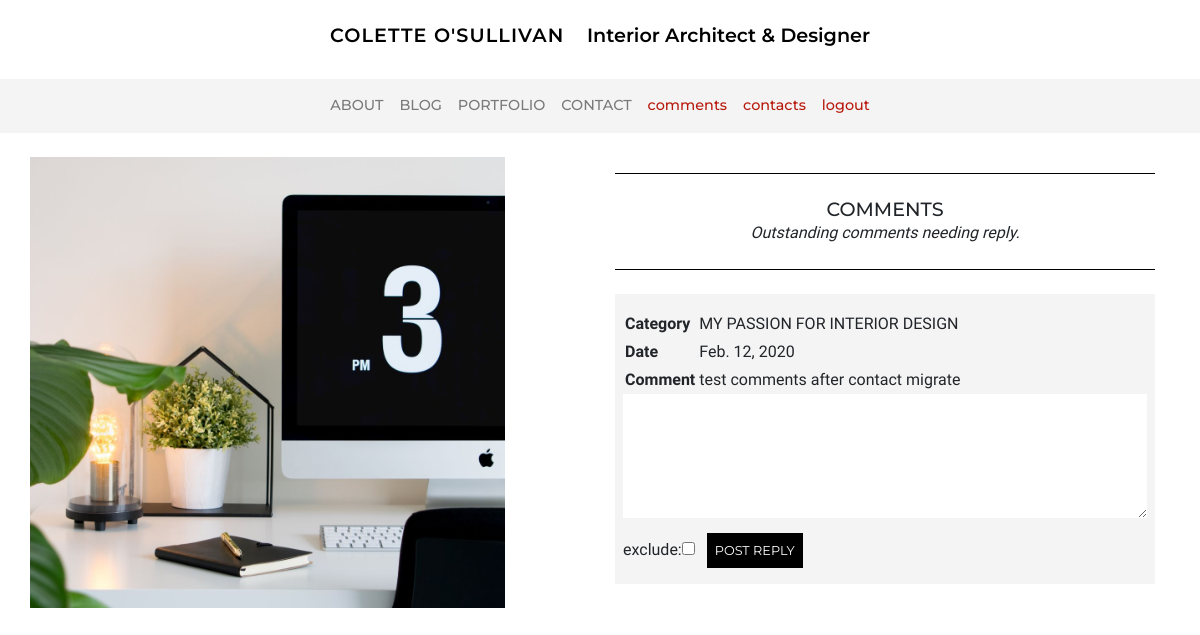
/blog/comments/ (signed in), run on the app's committed database.
### blog/models.py (models this page shows, shortened)
class Comment(models.Model):
    blog = models.ForeignKey('Blog', on_delete=models.CASCADE, related_name='comments')
    date = models.DateField(default=timezone.now)
    content = models.TextField() # don't want this to blank ever
    reply = models.TextField(blank=True)
    exclude = models.BooleanField(default=False)

class Blog(models.Model):
    category = models.ForeignKey('Category', on_delete=models.CASCADE, related_name='blogs') # no null !!!
    title = models.CharField(max_length=50) # char blank - no blank
    date = models.DateField(default=timezone.now) # auto
    image = models.ImageField(default='blog_default.jpg', upload_to='blog_images') # image blank
    content = models.TextField(blank=True) # text blank
    order = models.IntegerField(null=True, blank=True) # null ok - should not be required in form!!!
    exclude = models.BooleanField(default=False) # yes no
    like = models.IntegerField(default=0)

### blog/views.py (the view, shortened to what this page needs)
# urls.py: path('comments/', views.comments, name='comments'),
@login_required
def comments(request, pk=None):
    comments = Comment.objects.filter(exclude=False, reply='').order_by('id') #order by oldest without reply
    form = ReplyForm()
    context = {'title': 'Comments', 'comments': comments, 'form': form}
    return render(request, 'blog/comments.html', context)

### blog/forms.py
class ReplyForm(forms.ModelForm):
    class Meta:
        model = Comment
        fields = ['reply', 'exclude']
        labels = {'reply': _(''), 'exclude': _('exclude'),}
        widgets = {'reply': Textarea(attrs={'rows':5, 'class': 'textarea-style'}),}

### blog/templates/blog/comments.html (shortened to what this page needs)
{% extends 'base.html' %}
{% block content %}
{% include 'include.html' with tagline='Outstanding comments needing reply.' %}
{% for comment in comments %}
<div class="bg-color--stone mb-4 p-2">
    <table class="mt-2">
        <tr>
            <td><strong>Category</strong></td>
            <td>{{ comment.blog.title }}</td>
        </tr>
        <tr>
            <td><strong>Date</strong></td>
            <td>{{ comment.date }}</td>
        </tr>
        <tr>
            <td><strong>Comment</strong></td>
            <td>{{ comment.content}}</td>
        </tr>
    </table>
    <form method="POST" action="{% url 'comments' comment.pk %}">
        {{ form }}
        <button type="submit">POST REPLY</button>
    </form>
</div>
{% endfor %}
</div>
</section>
{% endblock %}

### static/css/main.css (style rules this page uses)
body { font-family: 'Ibarra Real Nova', serif; }
td, th { padding: 2px; vertical-align: top; }
.bg-color--stone { background-color: rgba(244, 244, 244, .95); }
.textarea-style { width: 100%; border: 0; }
button, .button-a { background-color: #000000; color: #ffffff; border: 0px; font-size: .8rem; text-transform: uppercase; font-family: 'Montserrat', sans-serif; padding: 8px; margin: 8px; }

### data on the page
Comment: blog "MY PASSION FOR INTERIOR DESIGN", date "Feb. 12, 2020", content "test comments after contact migrate"

### other printed values
{{ title }} "COMMENTS"
{{ tagline }} "Outstanding comments needing reply."
